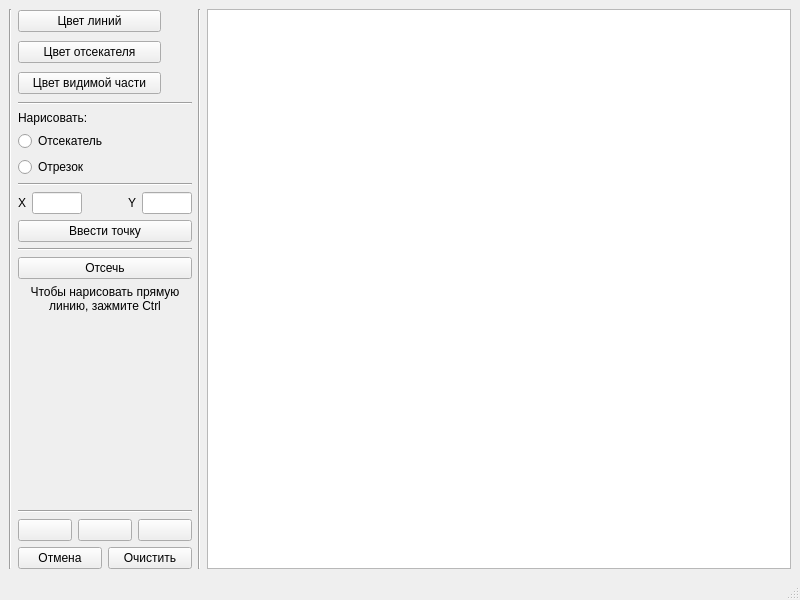
<?xml version="1.0" encoding="UTF-8"?>
<ui version="4.0">
 <class>MainWindow</class>
 <widget class="QMainWindow" name="MainWindow">
  <property name="geometry">
   <rect>
    <x>0</x>
    <y>0</y>
    <width>800</width>
    <height>600</height>
   </rect>
  </property>
  <property name="windowTitle">
   <string>Лабораторная работа №8</string>
  </property>
  <widget class="QWidget" name="centralwidget">
   <layout class="QFormLayout" name="formLayout">
    <item row="0" column="1">
     <widget class="QGraphicsView" name="graphicsView"/>
    </item>
    <item row="0" column="0">
     <layout class="QHBoxLayout" name="horizontalLayout_9">
      <item>
       <widget class="Line" name="line_6">
        <property name="orientation">
         <enum>Qt::Vertical</enum>
        </property>
       </widget>
      </item>
      <item>
       <layout class="QVBoxLayout" name="verticalLayout_2">
        <item>
         <layout class="QVBoxLayout" name="verticalLayout">
          <item>
           <layout class="QHBoxLayout" name="horizontalLayout">
            <item>
             <widget class="QPushButton" name="pushButton_line_color">
              <property name="text">
               <string>Цвет линий</string>
              </property>
             </widget>
            </item>
            <item>
             <widget class="QLabel" name="label_lc">
              <property name="minimumSize">
               <size>
                <width>25</width>
                <height>25</height>
               </size>
              </property>
              <property name="maximumSize">
               <size>
                <width>25</width>
                <height>25</height>
               </size>
              </property>
              <property name="sizeIncrement">
               <size>
                <width>0</width>
                <height>0</height>
               </size>
              </property>
              <property name="baseSize">
               <size>
                <width>0</width>
                <height>0</height>
               </size>
              </property>
              <property name="text">
               <string/>
              </property>
             </widget>
            </item>
           </layout>
          </item>
          <item>
           <layout class="QHBoxLayout" name="horizontalLayout_2">
            <item>
             <widget class="QPushButton" name="pushButton_cut_color">
              <property name="text">
               <string>Цвет отсекателя</string>
              </property>
             </widget>
            </item>
            <item>
             <widget class="QLabel" name="label_cc">
              <property name="minimumSize">
               <size>
                <width>25</width>
                <height>25</height>
               </size>
              </property>
              <property name="maximumSize">
               <size>
                <width>25</width>
                <height>25</height>
               </size>
              </property>
              <property name="sizeIncrement">
               <size>
                <width>0</width>
                <height>0</height>
               </size>
              </property>
              <property name="baseSize">
               <size>
                <width>0</width>
                <height>0</height>
               </size>
              </property>
              <property name="text">
               <string/>
              </property>
             </widget>
            </item>
           </layout>
          </item>
          <item>
           <layout class="QHBoxLayout" name="horizontalLayout_3">
            <item>
             <widget class="QPushButton" name="pushButton_visible_line_color">
              <property name="text">
               <string>Цвет видимой части</string>
              </property>
             </widget>
            </item>
            <item>
             <widget class="QLabel" name="label_vlc">
              <property name="minimumSize">
               <size>
                <width>25</width>
                <height>25</height>
               </size>
              </property>
              <property name="maximumSize">
               <size>
                <width>25</width>
                <height>25</height>
               </size>
              </property>
              <property name="sizeIncrement">
               <size>
                <width>0</width>
                <height>0</height>
               </size>
              </property>
              <property name="baseSize">
               <size>
                <width>0</width>
                <height>0</height>
               </size>
              </property>
              <property name="text">
               <string/>
              </property>
             </widget>
            </item>
           </layout>
          </item>
         </layout>
        </item>
        <item>
         <widget class="Line" name="line_4">
          <property name="orientation">
           <enum>Qt::Horizontal</enum>
          </property>
         </widget>
        </item>
        <item>
         <widget class="QLabel" name="label_4">
          <property name="text">
           <string>Нарисовать:</string>
          </property>
         </widget>
        </item>
        <item>
         <widget class="QRadioButton" name="radioButton_cut">
          <property name="text">
           <string>Отсекатель</string>
          </property>
         </widget>
        </item>
        <item>
         <widget class="QRadioButton" name="radioButton_line">
          <property name="text">
           <string>Отрезок</string>
          </property>
         </widget>
        </item>
        <item>
         <widget class="Line" name="line_3">
          <property name="orientation">
           <enum>Qt::Horizontal</enum>
          </property>
         </widget>
        </item>
        <item>
         <layout class="QHBoxLayout" name="horizontalLayout_6">
          <item>
           <layout class="QHBoxLayout" name="horizontalLayout_4">
            <item>
             <widget class="QLabel" name="label_2">
              <property name="text">
               <string>X</string>
              </property>
             </widget>
            </item>
            <item>
             <widget class="QLineEdit" name="lineEdit_x">
              <property name="maximumSize">
               <size>
                <width>50</width>
                <height>16777215</height>
               </size>
              </property>
             </widget>
            </item>
           </layout>
          </item>
          <item>
           <spacer name="horizontalSpacer">
            <property name="orientation">
             <enum>Qt::Horizontal</enum>
            </property>
            <property name="sizeHint" stdset="0">
             <size>
              <width>40</width>
              <height>20</height>
             </size>
            </property>
           </spacer>
          </item>
          <item>
           <layout class="QHBoxLayout" name="horizontalLayout_5">
            <item>
             <widget class="QLabel" name="label_3">
              <property name="text">
               <string>Y</string>
              </property>
             </widget>
            </item>
            <item>
             <widget class="QLineEdit" name="lineEdit_y">
              <property name="maximumSize">
               <size>
                <width>50</width>
                <height>16777215</height>
               </size>
              </property>
             </widget>
            </item>
           </layout>
          </item>
         </layout>
        </item>
        <item>
         <widget class="QPushButton" name="pushButton_add_point">
          <property name="text">
           <string>Ввести точку</string>
          </property>
         </widget>
        </item>
        <item>
         <widget class="Line" name="line_2">
          <property name="orientation">
           <enum>Qt::Horizontal</enum>
          </property>
         </widget>
        </item>
        <item>
         <widget class="QPushButton" name="pushButton_cut">
          <property name="text">
           <string>Отсечь</string>
          </property>
         </widget>
        </item>
        <item>
         <widget class="QLabel" name="label">
          <property name="text">
           <string>Чтобы нарисовать прямую
линию, зажмите Ctrl</string>
          </property>
          <property name="alignment">
           <set>Qt::AlignCenter</set>
          </property>
         </widget>
        </item>
        <item>
         <spacer name="verticalSpacer">
          <property name="orientation">
           <enum>Qt::Vertical</enum>
          </property>
          <property name="sizeHint" stdset="0">
           <size>
            <width>20</width>
            <height>40</height>
           </size>
          </property>
         </spacer>
        </item>
        <item>
         <widget class="Line" name="line">
          <property name="orientation">
           <enum>Qt::Horizontal</enum>
          </property>
         </widget>
        </item>
        <item>
         <layout class="QHBoxLayout" name="horizontalLayout_8">
          <item>
           <widget class="QPushButton" name="pushButton_reset_scale">
            <property name="text">
             <string/>
            </property>
            <property name="icon">
             <iconset resource="icons.qrc">
              <normaloff>:/icons/icons/scale.png</normaloff>:/icons/icons/scale.png</iconset>
            </property>
            <property name="iconSize">
             <size>
              <width>25</width>
              <height>25</height>
             </size>
            </property>
           </widget>
          </item>
          <item>
           <widget class="QPushButton" name="pushButton_cursor_mode">
            <property name="text">
             <string/>
            </property>
            <property name="icon">
             <iconset resource="icons.qrc">
              <normaloff>:/icons/icons/cursor.png</normaloff>:/icons/icons/cursor.png</iconset>
            </property>
            <property name="iconSize">
             <size>
              <width>25</width>
              <height>25</height>
             </size>
            </property>
           </widget>
          </item>
          <item>
           <widget class="QPushButton" name="pushButton_hand_mode">
            <property name="text">
             <string/>
            </property>
            <property name="icon">
             <iconset resource="icons.qrc">
              <normaloff>:/icons/icons/hand.png</normaloff>:/icons/icons/hand.png</iconset>
            </property>
            <property name="iconSize">
             <size>
              <width>25</width>
              <height>25</height>
             </size>
            </property>
           </widget>
          </item>
         </layout>
        </item>
        <item>
         <layout class="QHBoxLayout" name="horizontalLayout_7">
          <item>
           <widget class="QPushButton" name="pushButton_cancel">
            <property name="text">
             <string>Отмена</string>
            </property>
           </widget>
          </item>
          <item>
           <widget class="QPushButton" name="pushButton_clear">
            <property name="text">
             <string>Очистить</string>
            </property>
           </widget>
          </item>
         </layout>
        </item>
       </layout>
      </item>
      <item>
       <widget class="Line" name="line_5">
        <property name="orientation">
         <enum>Qt::Vertical</enum>
        </property>
       </widget>
      </item>
     </layout>
    </item>
   </layout>
  </widget>
  <widget class="QMenuBar" name="menubar">
   <property name="geometry">
    <rect>
     <x>0</x>
     <y>0</y>
     <width>800</width>
     <height>26</height>
    </rect>
   </property>
  </widget>
  <widget class="QStatusBar" name="statusbar"/>
 </widget>
 <resources>
  <include location="icons.qrc"/>
 </resources>
 <connections/>
</ui>
